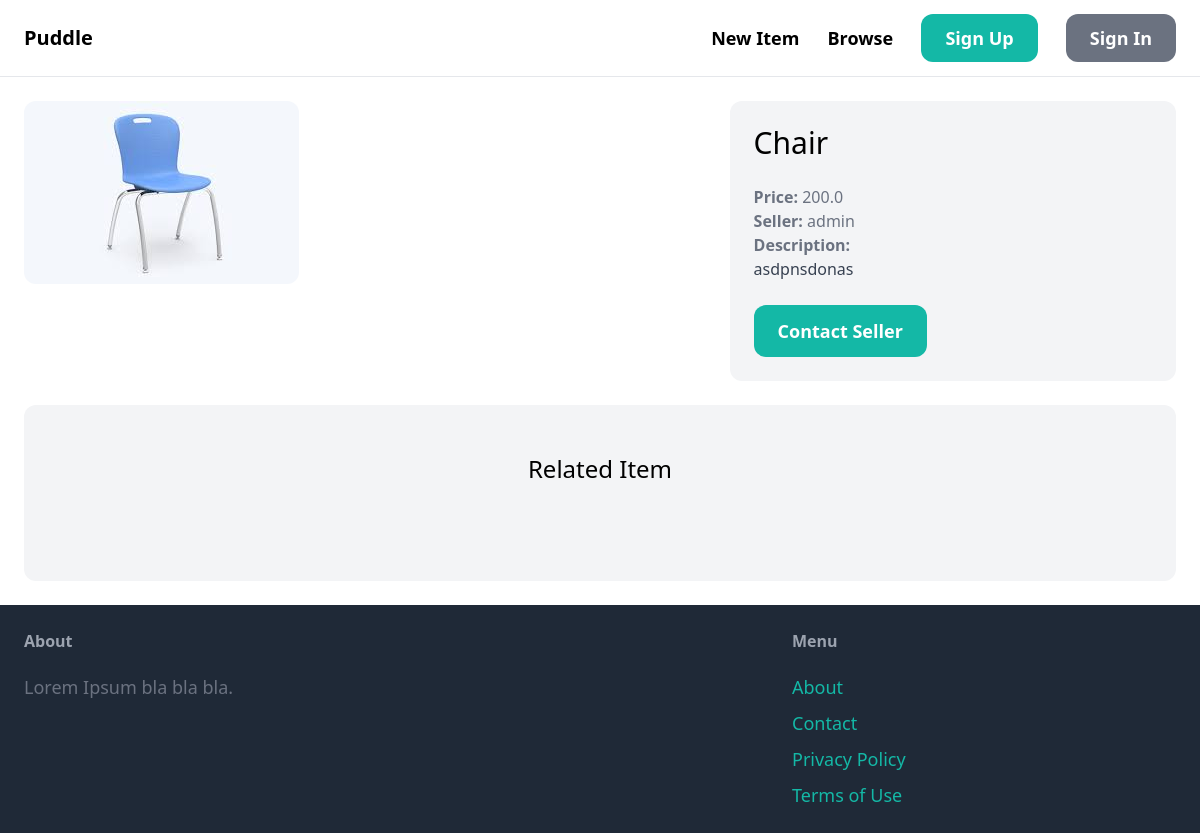
/items/2/, run on an earlier commit of the app's database.
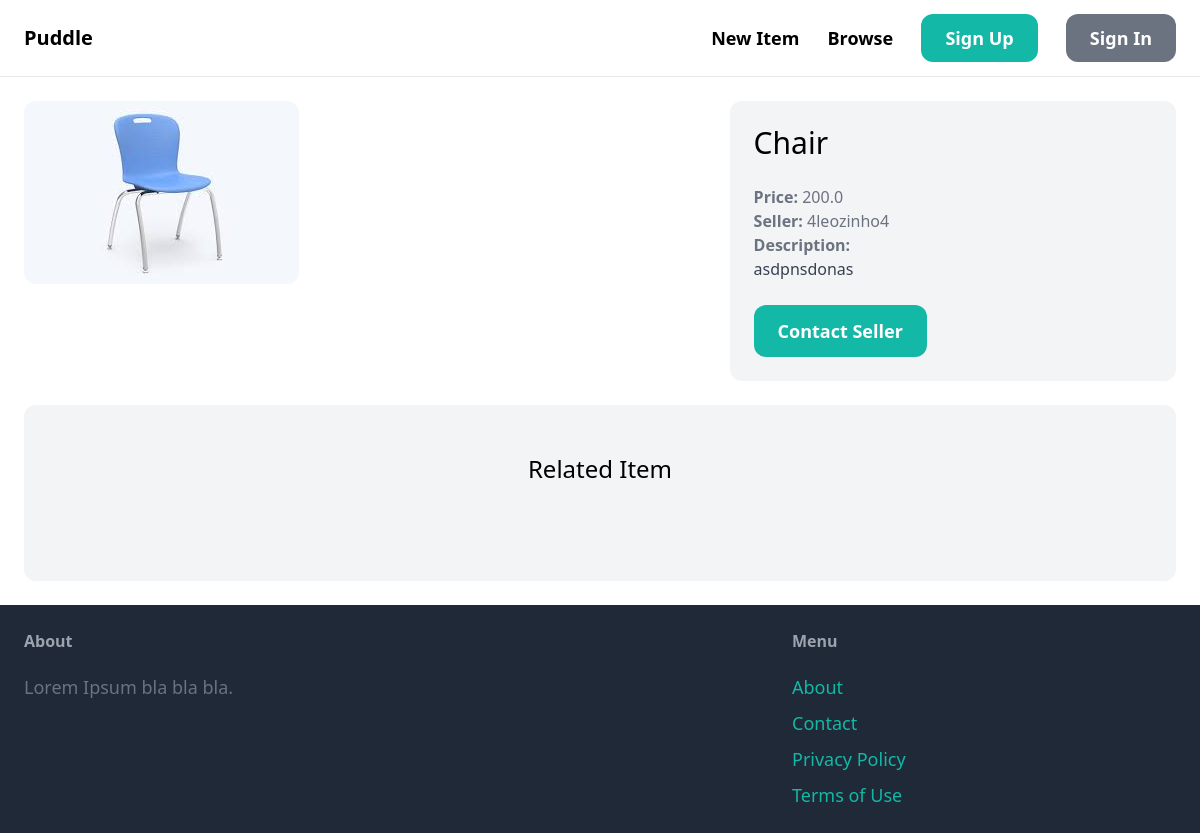
And on a later commit of the database.
### item/models.py (models this page shows, shortened)
class Item(models.Model):
    category = models.ForeignKey(Category, related_name='items', on_delete=models.CASCADE)
    name = models.CharField(max_length=255)
    description = models.TextField(blank=True, null=True)
    price = models.FloatField()
    image = models.ImageField(upload_to='item_images', blank=True, null=True)
    is_sold = models.BooleanField(default=False)
    created_by = models.ForeignKey(User, related_name='items', on_delete=models.CASCADE)
    created_at = models.DateTimeField(auto_now_add=True)

### item/views.py (the view)
# urls.py: path('<int:pk>/', views.detail, name='detail'),
def detail(request, pk):
    item = get_object_or_404(Item, pk=pk)
    related_items = Item.objects.filter(category=item.category, is_sold=False).exclude(pk=pk)[0:3]
    return render(request, 'item/detail.html', {
        'item': item,
        'related_items': related_items
    })

### item/templates/item/detail.html (shortened to what this page needs)
{% extends 'core/base.html' %}
{% block content %}
<div class="grid grid-cols-5 gap-6">
    <div class="col-span-3">
        <img src="{{ item.image.url }}" class="rounded-xl">
    </div>
    <div class="col-span-2 p-6 bg-gray-100 rounded-xl">
        <h1 class="mb-6 text-3xl">{{ item.name }}</h1>
        <p class="text-gray-500"><strong>Price: </strong>{{ item.price }}</p>
        <p class="text-gray-500"><strong>Seller: </strong>{{ item.created_by }}</p>
        {% if item.description %}
            <p class="text-gray-700">
                <strong class="text-gray-500">Description: </strong><br>
                {{ item.description }}
            </p>
        {% endif %}
        {% if request.user == item.created_by %}
            <div class="mt-6 p-6 bg-white rounded-xl">
                <p>This is your item</p>
                <a href="{% url 'item:edit' item.id %}" class="inline-block mt-6 px-6 py-3 text-lg font-semibold bg-red-500 text-white rounded-xl">Edit</a>
                <a href="{% url 'item:delete' item.id %}" class="inline-block mt-6 px-6 py-3 text-lg font-semibold bg-red-500 text-white rounded-xl">Delete</a>
            </div>
        {% else %}
            <a href="{% url 'conversation:new' item.id %}" class="inline-block mt-6 px-6 py-3 text-lg font-semibold bg-teal-500 text-white rounded-xl hover:bg-teal-700">Contact Seller</a>
        {% endif%}
    </div>
</div>
<div class="mt-6 px-6 py-12 bg-gray-100 rounded-xl">
    <h2 class="mb-12 text-2xl text-center">Related Item</h2>
</div>
{% endblock %}

### core/templates/core/base.html (shortened to what this page needs)
<!doctype html>
<html>
    <head>
        <script src="https://cdn.tailwindcss.com"></script>
    </head>
    <body>
        <nav class="py-6 px-6 flex justify-between items-center border-b border-gray-200">
            <a href="/" class="text-xl font-semibold">Puddle</a>
            <div class="space-x-6">
                <a href="{% url 'item:new' %}" class="text-lg font-semibold hover:text-gray-500">New Item</a>
                <a href="{% url 'item:items' %}" class="text-lg font-semibold hover:text-gray-500">Browse</a>
                {% if request.user.is_authenticated %}
                    <a href="{% url 'conversation:inbox' %}" class="px-6 py-3 text-lg font-semibold bg-teal-500 text-white rounded-xl hover:bg-teal-700">Inbox</a>
                    <a href="{% url 'dashboard:index' %}" class="px-6 py-3 text-lg font-semibold bg-gray-500 text-white rounded-xl hover:bg-gray-700">Dashboard</a>
                {% else %}
                    <a href="{% url 'core:signup' %}" class="px-6 py-3 text-lg font-semibold bg-teal-500 text-white rounded-xl hover:bg-teal-700">Sign Up</a>
                    <a href="{% url 'core:login' %}" class="px-6 py-3 text-lg font-semibold bg-gray-500 text-white rounded-xl hover:bg-gray-700">Sign In</a>
                {% endif %}
            </div>
        </nav>
        <div class="px-6 py-6">
            {% block content %}
            {% endblock %}
        </div>
        <footer class="py-6 px-6 flex justify-between bg-gray-800">
            <div class="w-2/3 pr-10">
                <h3 class="mb-5 font-semibold text-gray-400">About</h3>
                <p class="text-lg text-gray-500">Lorem Ipsum bla bla bla.</p>
            </div>
            <div class="w-1/3">
                <h3 class="mb-5 font-semibold text-gray-400">Menu</h3>
                <ul class="space-y-2">
                    <li><a href="{% url 'core:index' %}" class="text-lg text-teal-500 hover:text-teal-700">About</a></li>
                    <li><a href="{% url 'core:contact' %}" class="text-lg text-teal-500 hover:text-teal-700">Contact</a></li>
                    <li><a href="#" class="text-lg text-teal-500 hover:text-teal-700">Privacy Policy</a></li>
                    <li><a href="#" class="text-lg text-teal-500 hover:text-teal-700">Terms of Use</a></li>
                </ul>
            </div>
        </footer>
    </body>
</html>

What changed in the data, as far as the page shows it:
changed Item "Chair": created_by "admin" → "4leozinho4"
